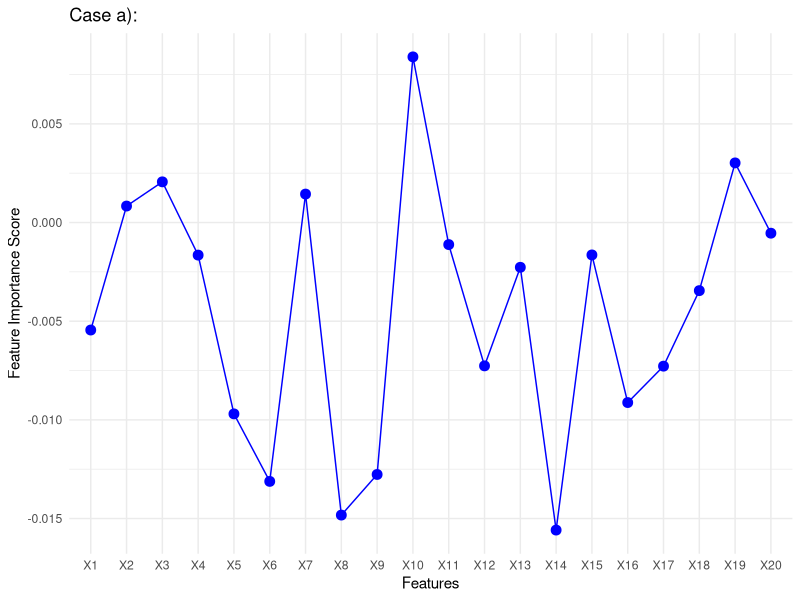
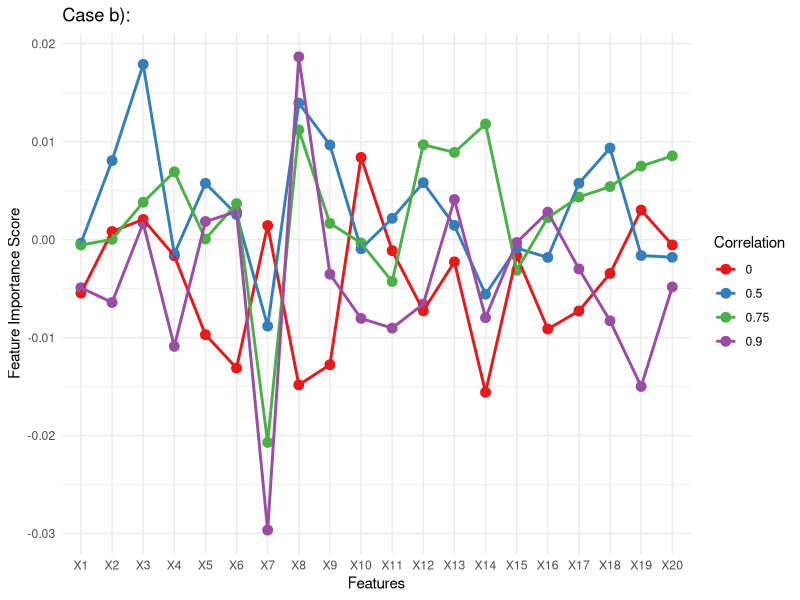
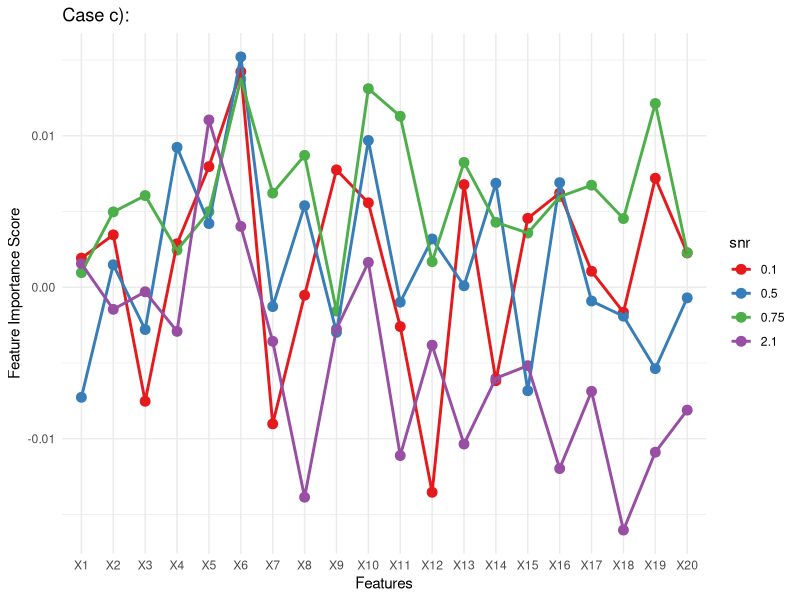
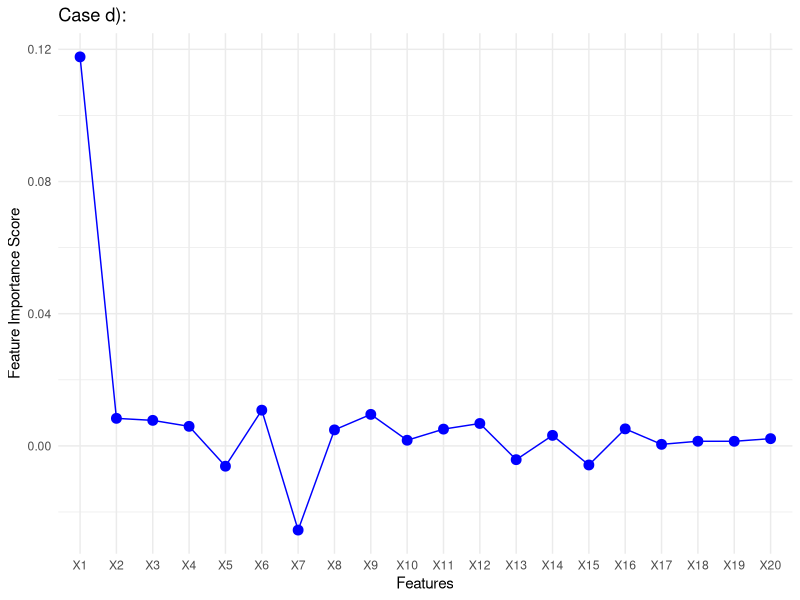
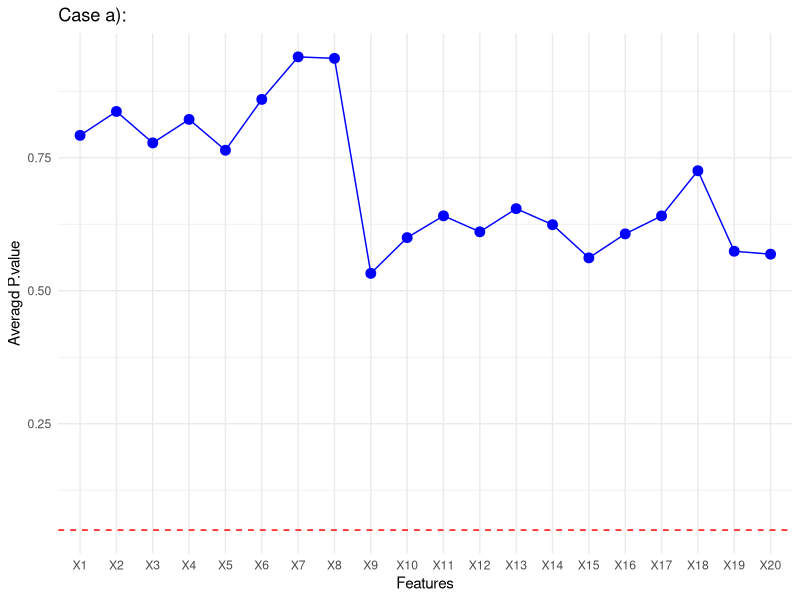
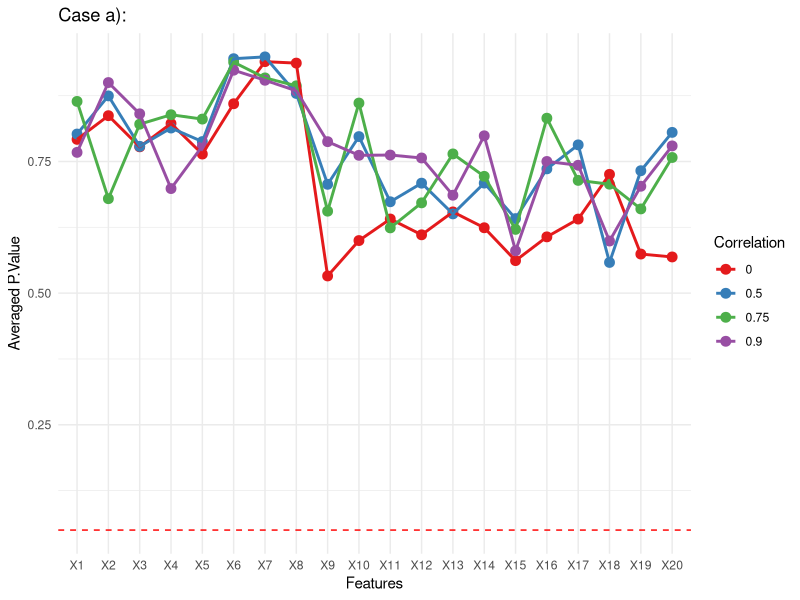
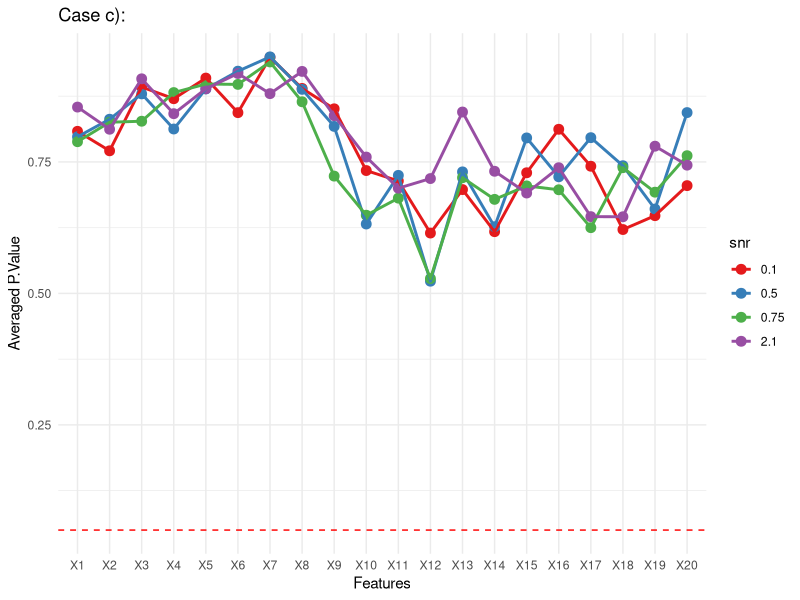
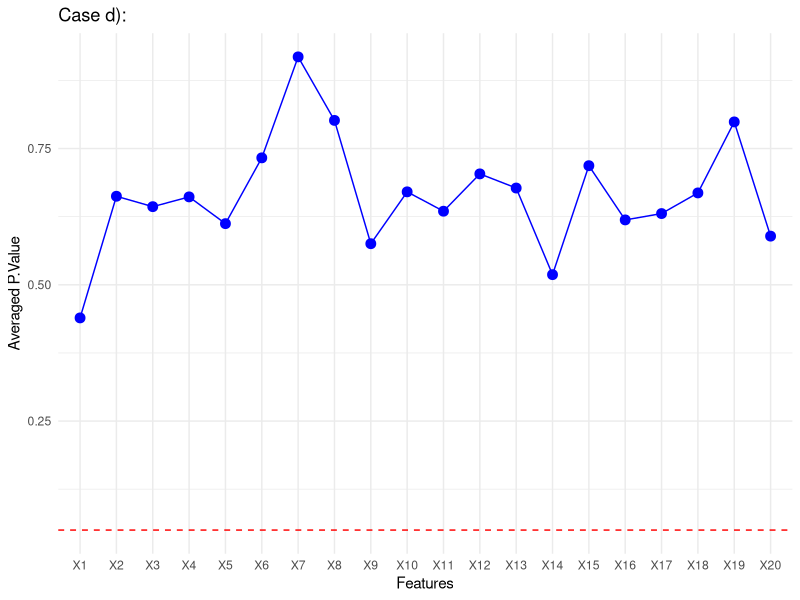

Recreate these plots in R, in order.
## ---- chunk 1
knitr::opts_chunk$set(echo = TRUE)
## ---- chunk 2
library(MASS)
library(tidyverse)
library(ggplot2)
library(cowplot)
## ---- chunk 3
loco1 <- read.csv("r_output/simulation_loco1.csv")
loco2 <- read.csv("r_output/simulation_loco2.csv")
loco3 <- read.csv("r_output/simulation_loco3.csv")
loco4 <- read.csv("r_output/simulation_loco4.csv")

## ---- chunk 4
loco1$Features <- factor(loco1$Features, levels = paste0("X", 1:20))
pl1 <- ggplot(loco1, aes(x = Features, y = Feature_Importance_Score)) +
  geom_point(color = 'blue', size = 3) +
  geom_line(aes(group = 1), color = 'blue')  +
  labs(title = 'Case a): ',
       x = 'Features',
       y = 'Feature Importance Score') +
  theme_minimal()
pl1
## ---- chunk 5
loco1$Features <- factor(loco1$Features, levels = paste0("X", 1:20))
 pl11 <- ggplot(loco1, aes(x = Features, y = P.Value)) +
  geom_point(color = 'blue', size = 3) +
  geom_line(aes(group = 1), color = 'blue')  +
  geom_hline(yintercept = 0.05, linetype = "dashed", color = "red") +
  labs(title = 'Case a): ',
       x = 'Features',
       y = 'Averagd P.value') +
  theme_minimal() 

## ---- chunk 6
loco2$Features <- factor(loco2$Features, levels = paste0("X", 1:20))
loco2$Correlation <- as.factor(loco2$Correlation)
pl2 <-ggplot(loco2, aes(x = Features, y = Feature_Importance_Score, color = Correlation)) +
  geom_point(size = 3) +
  geom_line(aes(group = Correlation), size = 1)+
  scale_color_brewer(palette = "Set1") +
  labs(title = 'Case b):',
       x = 'Features',
       y = 'Feature Importance Score') +
  theme_minimal()


pl2 

## ---- chunk 7
loco2$Features <- factor(loco2$Features, levels = paste0("X", 1:20))
loco2$Correlation <- as.factor(loco2$Correlation)
 pl22 <- ggplot(loco2, aes(x = Features, y = P.Value, color = Correlation)) +
  geom_point(size = 3) +
  geom_line(aes(group = Correlation), size = 1)+
  scale_color_brewer(palette = "Set1") +
  geom_hline(yintercept = 0.05, linetype = "dashed", color = "red") +
  labs(title = 'Case a): ',
       x = 'Features',
       y = 'Averaged P.Value') +
  theme_minimal() 




## ---- chunk 8
#plot_grid(pl1, pl2, labels = "AUTO")
## ---- chunk 9
loco3$Features <- factor(loco3$Features, levels = paste0("X", 1:20))
loco3$snr <- as.factor(loco3$snr)
pl3 <- ggplot(loco3, aes(x = Features, y = Feature_Importance_Score, color = snr)) +
  geom_point(size = 3) +
  geom_line(aes(group = snr), size = 1)+
  scale_color_brewer(palette = "Set1") +
  labs(title = 'Case c): ',
       x = 'Features',
       y = 'Feature Importance Score') +
  theme_minimal()
pl3
## ---- chunk 10
loco3$Features <- factor(loco3$Features, levels = paste0("X", 1:20))
loco3$snr <- as.factor(loco3$snr)
pl33 <- ggplot(loco3, aes(x = Features, y = P.Value, color = snr)) +
  geom_point(size = 3) +
  geom_line(aes(group = snr), size = 1)+
  geom_hline(yintercept = 0.05, linetype = "dashed", color = "red")+
  scale_color_brewer(palette = "Set1") +
  labs(title = 'Case c): ',
       x = 'Features',
       y = 'Averaged P.Value') +
  theme_minimal()

## ---- chunk 11
loco4$Features <- factor(loco4$Features, levels = paste0("X", 1:20))
pl4 <- ggplot(loco4, aes(x = Features, y = Feature_Importance_Score)) +
  geom_point(color = 'blue', size = 3) +
  geom_line(aes(group = 1), color = 'blue')  +
  labs(title = 'Case d): ',
       x = 'Features',
       y = 'Feature Importance Score') +
  theme_minimal()
pl4
## ---- chunk 12
loco4$Features <- factor(loco4$Features, levels = paste0("X", 1:20))
pl44 <- ggplot(loco4, aes(x = Features, y = P.Value)) +
  geom_point(color = 'blue', size = 3) +
  geom_line(aes(group = 1), color = 'blue') +
  geom_hline(yintercept = 0.05, linetype = "dashed", color = "red") +
  labs(title = 'Case d): ',
       x = 'Features',
       y = 'Averaged P.Value') +
  theme_minimal()

## ---- chunk 13
pl11
pl22
pl33
pl44
#plot_grid(pl11,pl22, labels = "AUTO")
## ---- chunk 14
gcm1 <- read.csv("r_output/simulation_gcm_filter1.csv")
gcm2 <- read.csv("r_output/simulation_gcm_filter2.csv")
gcm3 <- read.csv("r_output/simulation_gcm_filter3.csv")
gcm4 <- read.csv("r_output/simulation_gcm_filter4.csv")

## ---- chunk 15
gcm1$Features <- factor(gcm1$Features, levels = paste0("X", 1:20))
pla <- ggplot(gcm1, aes(x = Features, y = p.val)) +
  geom_point(color = 'blue', size = 1) +
  geom_line(aes(group = 1), color = 'blue') +
  geom_hline(yintercept = 0.05, linetype = "dashed", color = "red")+
  geom_hline(yintercept = 0.01, linetype = "dashed", color = "green") +
  labs(title = 'Case a): ',
       x = 'Features',
       y = 'Averaged P.Value') +
  theme_minimal()
pla

## ---- chunk 16
gcm2$Features <- factor(gcm2$Features, levels = paste0("X", 1:20))
gcm2$Correlation <- as.factor(gcm2$Correlation)
plb <- ggplot(gcm2, aes(x = Features, y = p.val, color = Correlation)) +
  geom_point(size = 1) +
  geom_line(aes(group = Correlation), size = 1)+
  geom_hline(yintercept = 0.05, linetype = "dashed", color = "red")+
  geom_hline(yintercept = 0.01, linetype = "dashed", color = "green") +
  scale_color_brewer(palette = "Set1") +
  labs(title = 'Case b):',
       x = 'Features',
       y = 'Averaged P.value') +
  theme_minimal()
plb


gcm3$Features <- factor(gcm3$Features, levels = paste0("X", 1:20))
gcm3$snr <- as.factor(gcm3$snr)
plc <- ggplot(gcm3, aes(x = Features, y = p.val, color = snr)) +
  geom_point(size = 1) +
  geom_line(aes(group = snr), size = 1)+
  geom_hline(yintercept = 0.05, linetype = "dashed", color = "red")+
  geom_hline(yintercept = 0.01, linetype = "dashed", color = "green")+
  scale_color_brewer(palette = "Set1") +
  labs(title = 'Case c): ',
       x = 'Features',
       y = 'Averaged P.Value') +
  theme_minimal()
plc

gcm4$Features <- factor(gcm4$Features, levels = paste0("X", 1:20))
pld <- ggplot(gcm4, aes(x = Features, y = p.val)) +
  geom_point(color = 'blue', size = 1) +
  geom_line(aes(group = 1), color = 'blue') +
  geom_hline(yintercept = 0.05, linetype = "dashed", color = "red")+
  geom_hline(yintercept = 0.01, linetype = "dashed", color = "green") +
  labs(title = 'Case d): ',
       x = 'Features',
       y = 'Averaged P.Value') +
  theme_minimal()
pld
## ---- chunk 17
cut_gcm1 <- gcm1 %>% filter(p.val<0.01)%>%arrange(p.val) %>% mutate(rank=rank(p.val))

a<- ggplot(cut_gcm1, aes(x = Features, y = rank)) +
  geom_point(color = 'blue', size = 1) +
  geom_line(aes(group = 1), color = 'blue') +
  labs(title = 'Case a): ') +
  theme_minimal()
  
cut_gcm2 <- gcm2 %>% filter(p.val<0.01)%>%arrange(Correlation, p.val) %>% group_by(Correlation)%>% mutate(rank=rank(p.val))
  
b<- ggplot(cut_gcm2, aes(x = Features, y = rank, color = Correlation)) +
  geom_point(color = 'blue', size = 1) +
 geom_line(aes(group = Correlation), size = 1)+
  scale_color_brewer(palette = "Set1") +
  labs(title = 'Case b):' ) +
  theme_minimal()
  
  cut_gcm3 <- gcm3 %>% filter(p.val<0.01)%>%arrange(snr, p.val) %>%group_by(snr)%>% mutate(rank=rank(p.val))
c<-  ggplot(cut_gcm3, aes(x = Features, y = rank, color = snr)) +
  geom_point(color = 'blue', size = 1) +
 geom_line(aes(group = snr), size = 1)+
  scale_color_brewer(palette = "Set1") +
  labs(title = 'Case c):' ) +
  theme_minimal()
 
 cut_gcm4 <- gcm4 %>% filter(p.val<0.01)%>%arrange(p.val) %>% mutate(rank=rank(p.val))
 d<- ggplot(cut_gcm4, aes(x = Features, y = rank)) +
  geom_point(color = 'blue', size = 1) +
  geom_line(aes(group = 1), color = 'blue') +
  labs(title = 'Case d): ') +
  theme_minimal()
 
plot_grid(a,b,c, d, labels = "AUTO")
## ---- chunk 18
#plot_grid(pl1,pl2,pl3, pl4, labels = "AUTO")
## ---- chunk 19
#plot_grid(pl1, pl2, labels = "AUTO")
